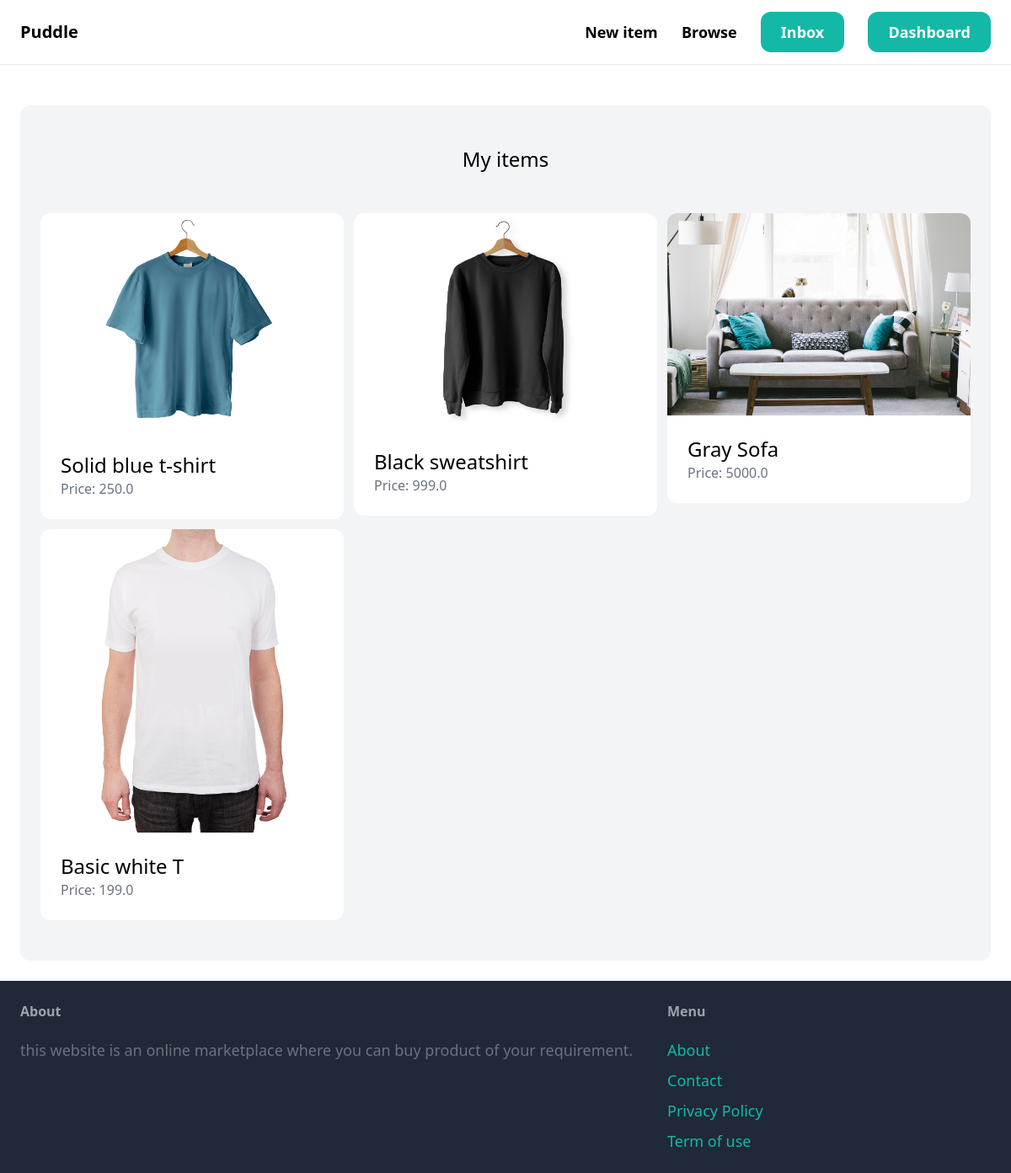
The page /dashboard/ (signed in) on the database its author committed.
### item/models.py (models this page shows, shortened)
class Item(models.Model):
    category = models.ForeignKey(Category, related_name='items', on_delete=models.CASCADE)
    name = models.CharField(max_length=255)
    description = models.TextField(blank=True,null=True)
    price = models.FloatField()
    image = models.ImageField(upload_to='item_images',blank=True, null=True)
    is_sold = models.BooleanField(default=False)
    created_by = models.ForeignKey(User, related_name='items',on_delete=models.CASCADE)
    created_at = models.DateTimeField(auto_now_add=True)

### dashboard/views.py (the view)
# urls.py: path('',views.index, name='index'),
@login_required
def index(request):
    items = Item.objects.filter(created_by=request.user)
    return render(request, 'dashboard/index.html',{
        'items':items,
    })

### dashboard/templates/dashboard/index.html (shortened to what this page needs)
{% extends 'core/base.html' %}
{% block content %}
    <div class="mt-6 px-6 py-12 bg-gray-100 rounded-xl">
        <h2 class="mb-12 text-2xl text-center">My items</h2>
        <div class="grid grid-cols-3 gap-3">
            {% for item in items %}
              <div>
                <a href="{% url 'item:detail' item.id %}">
                    <div>
                        <img src="{{ item.image.url }}" class="rounded-t-xl">
                    </div>
                    <div class="p-6 bg-white rounded-b-xl">
                        <h2 class="text-2xl">{{ item.name }}</h2>
                        <p class="text-gray-500">Price: {{ item.price }}</p>
                    </div>
                </a>
              </div>
            {% endfor %}
        </div>
        </div>
{% endblock %}

### rows shown on the page
Item: image (picture), name "Solid blue t-shirt", price "250.0"
Item: image (picture), name "Black sweatshirt", price "999.0"
Item: image (picture), name "Gray Sofa", price "5000.0"
Item: image (picture), name "Basic white T", price "199.0"
